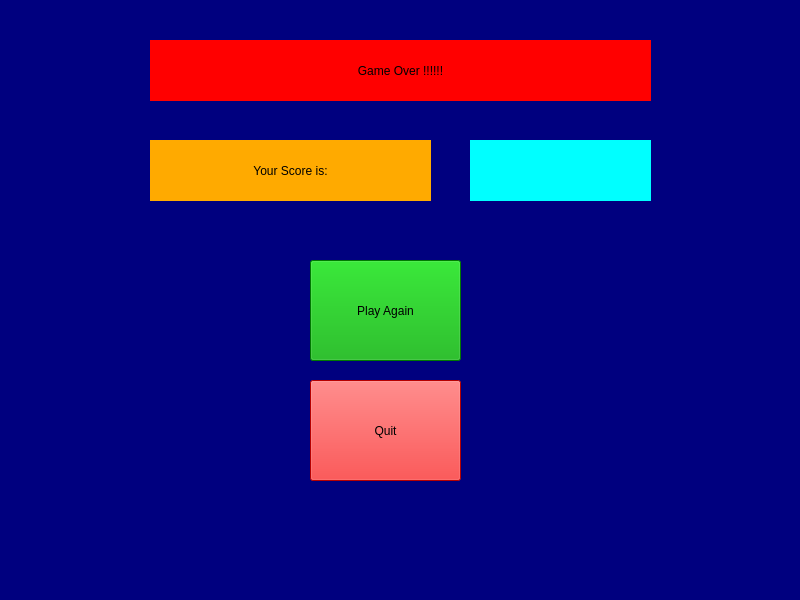
<?xml version="1.0" encoding="UTF-8"?>
<ui version="4.0">
 <class>gameOver</class>
 <widget class="QWidget" name="gameOver">
  <property name="geometry">
   <rect>
    <x>0</x>
    <y>0</y>
    <width>800</width>
    <height>600</height>
   </rect>
  </property>
  <property name="windowTitle">
   <string>Form</string>
  </property>
  <property name="styleSheet">
   <string notr="true">background-color: rgb(0, 0, 127);</string>
  </property>
  <widget class="QLabel" name="label">
   <property name="geometry">
    <rect>
     <x>150</x>
     <y>40</y>
     <width>501</width>
     <height>61</height>
    </rect>
   </property>
   <property name="styleSheet">
    <string notr="true">background-color: rgb(255, 0, 0);
font: italic 14pt &quot;STHupo&quot;;</string>
   </property>
   <property name="text">
    <string>Game Over !!!!!!</string>
   </property>
   <property name="alignment">
    <set>Qt::AlignCenter</set>
   </property>
  </widget>
  <widget class="QLabel" name="label_2">
   <property name="geometry">
    <rect>
     <x>150</x>
     <y>140</y>
     <width>281</width>
     <height>61</height>
    </rect>
   </property>
   <property name="styleSheet">
    <string notr="true">background-color: rgb(255, 170, 0);
font: italic 14pt &quot;STHupo&quot;;</string>
   </property>
   <property name="text">
    <string>Your Score is:</string>
   </property>
   <property name="alignment">
    <set>Qt::AlignCenter</set>
   </property>
  </widget>
  <widget class="QLabel" name="score">
   <property name="geometry">
    <rect>
     <x>470</x>
     <y>140</y>
     <width>181</width>
     <height>61</height>
    </rect>
   </property>
   <property name="styleSheet">
    <string notr="true">background-color: rgb(0, 255, 255);
font: 75 14pt &quot;Times New Roman&quot;;</string>
   </property>
   <property name="text">
    <string/>
   </property>
   <property name="alignment">
    <set>Qt::AlignCenter</set>
   </property>
  </widget>
  <widget class="QPushButton" name="pBtnPlayAgain">
   <property name="geometry">
    <rect>
     <x>310</x>
     <y>260</y>
     <width>151</width>
     <height>101</height>
    </rect>
   </property>
   <property name="styleSheet">
    <string notr="true">background-color: rgb(0, 170, 0);
font: italic 14pt &quot;STHupo&quot;;</string>
   </property>
   <property name="text">
    <string>Play Again</string>
   </property>
  </widget>
  <widget class="QPushButton" name="pBtnQuit">
   <property name="geometry">
    <rect>
     <x>310</x>
     <y>380</y>
     <width>151</width>
     <height>101</height>
    </rect>
   </property>
   <property name="styleSheet">
    <string notr="true">background-color: rgb(255, 0, 0);
font: italic 14pt &quot;STHupo&quot;;</string>
   </property>
   <property name="text">
    <string>Quit</string>
   </property>
  </widget>
 </widget>
 <resources/>
 <connections/>
</ui>
